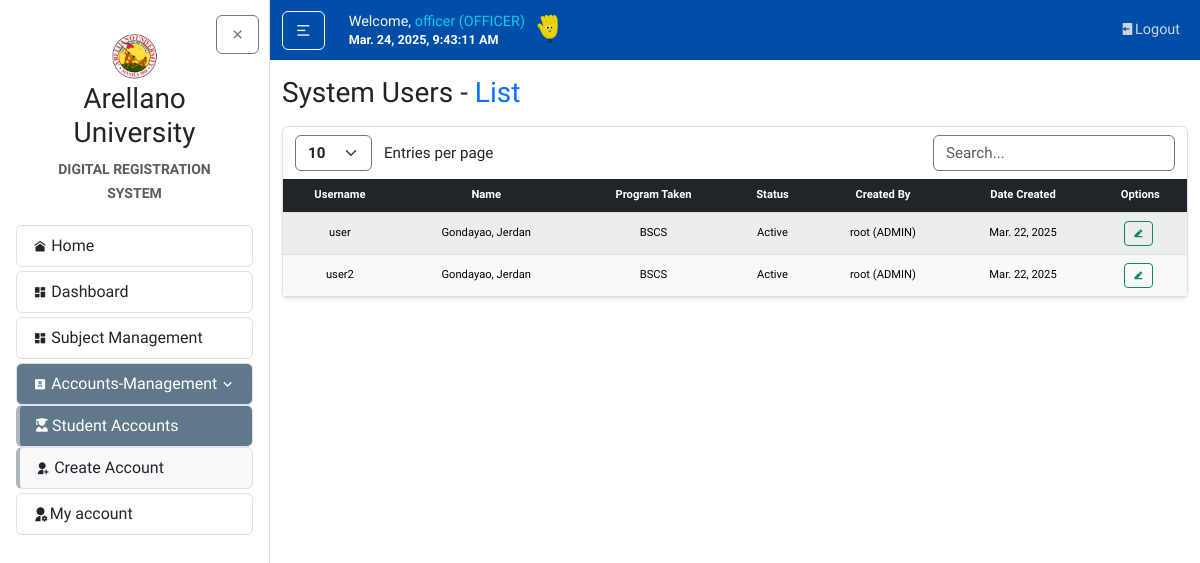
/accounts/student-list/ (signed in), run on an earlier commit of the app's database.
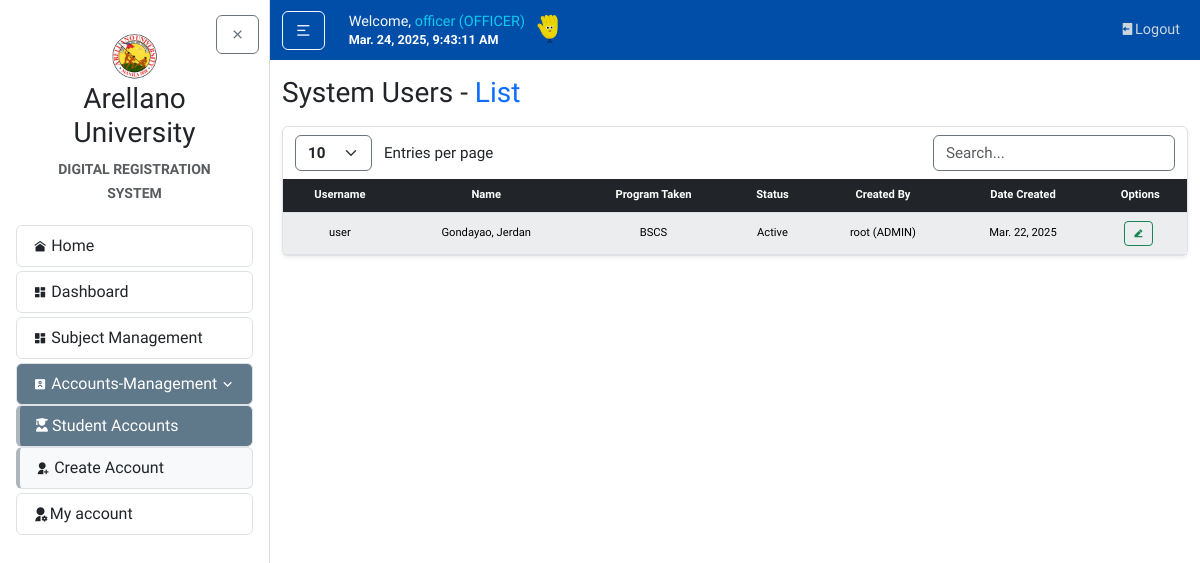
And on a later commit of the database.
### accounts/models.py (models this page shows, shortened)
class CustomUser(AbstractUser):
    ROLES = (
        ('SUPERUSER', 'Superuser'),
        ('ADMIN', 'Admin'),
        ('OFFICER', 'Enrollment Officer'),
        ('STUDENT', 'Student'),
    )
    role = models.CharField(max_length=20, choices=ROLES, default='ADMIN')
    email = models.EmailField()
    created_by = models.ForeignKey(
        settings.AUTH_USER_MODEL,
        on_delete=models.SET_NULL,
        null=True,
        blank=True,
        related_name="created_users"
    )
    def __str__(self):
        return f"{self.username} ({self.role})"

class StudentProfile(models.Model):
    user = models.OneToOneField(CustomUser, on_delete=models.CASCADE)
    student_id = models.CharField(max_length=20, unique=True)
    program = models.ForeignKey(Program, on_delete=models.CASCADE)
    year_level = models.PositiveIntegerField(default=1)
    department = models.ForeignKey(Department, on_delete=models.CASCADE)

class Program(models.Model):
    department = models.ForeignKey(Department, on_delete=models.CASCADE, related_name='programs')
    name = models.CharField(max_length=100)
    class Meta:
        unique_together = ('department', 'name')
        ordering = ['name']
    def __str__(self):
        return self.name

### accounts/views.py (the view)
# urls.py: path('student-list/', views.accounts_list_students, name='student-list'),
@login_required
@role_required(allowed_roles=['ADMIN', 'OFFICER'])
def accounts_list_students(request):
    if request.user.role == 'ADMIN':
        students = CustomUser.objects.filter(
            role='STUDENT',
            is_superuser=False
        ).exclude(id=request.user.id)
    elif request.user.role == 'OFFICER':
        try:
            officer_profile = EnrollmentOfficerProfile.objects.get(user=request.user)
            students = CustomUser.objects.filter(
                role='STUDENT',
                studentprofile__department=officer_profile.department,
                is_superuser=False
            ).exclude(id=request.user.id)
        except EnrollmentOfficerProfile.DoesNotExist:
            messages.error(request, "Your officer profile was not found")
            return redirect('home')
    else:
        students = CustomUser.objects.filter(
            role='STUDENT',
            is_superuser=False
        ).exclude(id=request.user.id)
    return render(request, 'accounts/accounts_list_students.html', {'students': students})

### accounts/templates/accounts/accounts_list_students.html (shortened to what this page needs)
{% extends "home/layout.html" %}
{% block body %}
<h3 class="mb-3">System Users - <span class="text-primary">List</span></h3>
<article class="content-section border rounded p-0 shadow-sm">
    <div class="container">
        <div class="row mt-2">
            <div class="col-auto">
                <select id="customEntries" class="form-select d-inline w-auto border-secondary fw-bold" style="font-size: calc(0.8rem + 0.2vw); cursor: pointer; vertical-align: middle;">
                    <option value="10">10</option>
                </select>
                <span class="d-inline ms-2" style="font-size: calc(0.8rem + 0.2vw); vertical-align: middle;">Entries per page</span>
            </div>
            <div class="col-auto ms-auto">
                <input type="text" id="searchBar" class="form-control d-inline w-auto border-secondary" placeholder="Search..." style="font-size: calc(0.8rem + 0.2vw); vertical-align: middle;">
            </div>
        </div>
    </div>
    <div class="table-responsive table-nowrap mt-2">
        <table id="dataTable" class="table table-light table-hover table-striped text-center m-0 projectTables">
            <thead class="table-dark">
                <tr>
                    <th class="text-center">Username</th>
                    <th class="text-center">Name</th>
                    <th class="text-center">Program Taken</th>
                    <th class="text-center">Status</th>
                    <th class="text-center">Created By</th>
                    <th class="text-center">Date Created</th>
                    <th class="text-center">Options</th>
                </tr>
            </thead>
            <tbody>
                {% for student in students %}
                    {% if student.username != 'root' %}
                    <tr>
                        <td style="vertical-align: middle;">{{ student.username }}</td>
                        <td style="vertical-align: middle;">{{ student.last_name }}, {{ student.first_name }}</td>
                        <td style="vertical-align: middle;">
                            {% if student.studentprofile and student.studentprofile.program %}
                                {{ student.studentprofile.program }}
                            {% else %}
                                -
                            {% endif %}
                        </td>
                        <td style="vertical-align: middle;">{{ student.is_active|yesno:"Active,Inactive" }}</td>
                        <td style="vertical-align: middle;">{{ student.created_by|default:"-" }}</td>
                        <td style="vertical-align: middle;">{{ student.date_joined|date:"M. d, Y" }}</td>
                        <td style="vertical-align: middle;">
                            <a href="{% url "account-update" student.pk %}" class="btn btn-sm btn-outline-success fw-bold responsive_text flex-fill me-1" title="Edit">
                                <i class="ri-edit-2-fill"></i>
                            </a>
                        </td>
                    </tr>
                    {% endif %}
                {% endfor %}
            </tbody>
        </table>
    </div>
</article>
{% endblock %}

What changed in the data, as far as the page shows it:
removed CustomUser: username "user2", last_name "Gondayao", first_name "Jerdan", studentprofile.program "BSCS", is_active "Active", created_by "root (ADMIN)", date_joined "Mar. 22, 2025"
